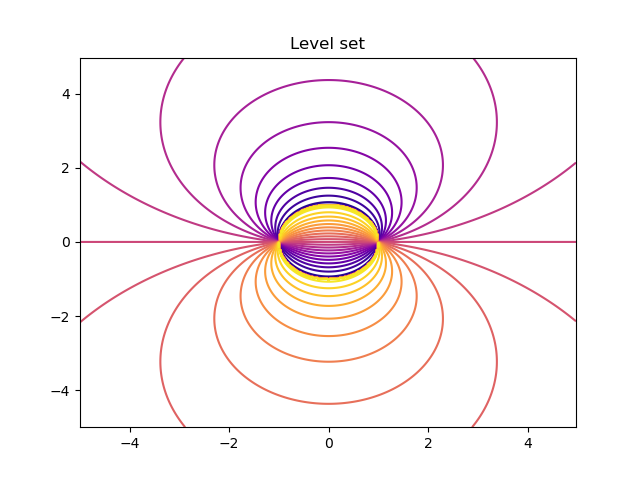

Python code for this plot:
import sympy as sp
import numpy as np
import copy
import matplotlib.pyplot as plt
def setLinesv3(size):
    delta = 0.025
    x = np.arange(-size, size, delta)
    y = np.arange(-size, size, delta)
    X, Y = np.meshgrid(x, y)
    Z = np.arctan(2*Y/(1-X*X-Y*Y))
    fig, ax = plt.subplots()
    CS = ax.contour(X, Y, Z, 20, cmap ='plasma')
    ax.set_title('Level set')
setLinesv3(5)
plt.savefig("CalcT1.png")